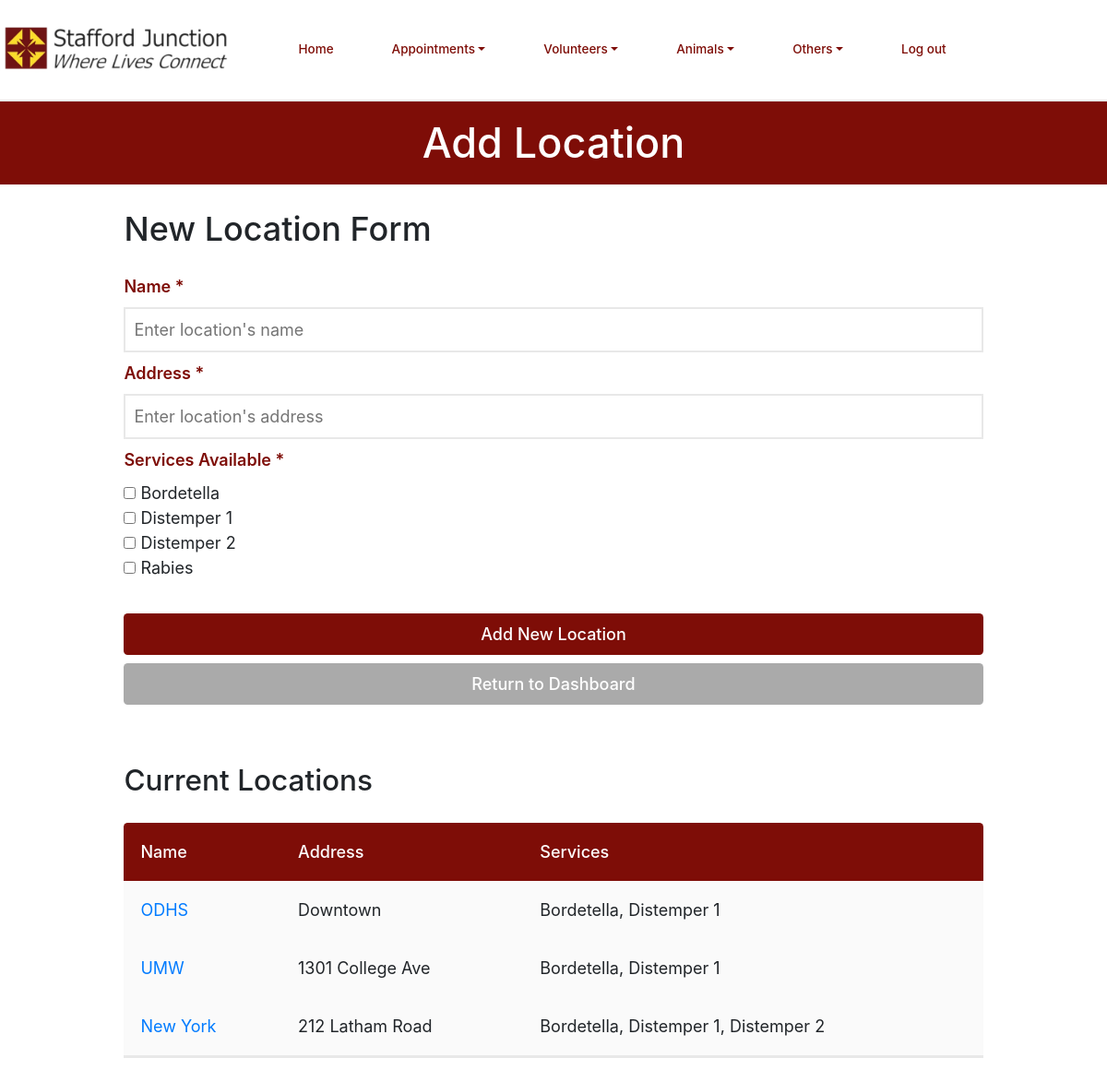
Before: /addLocation.php (signed in) with the older database file.
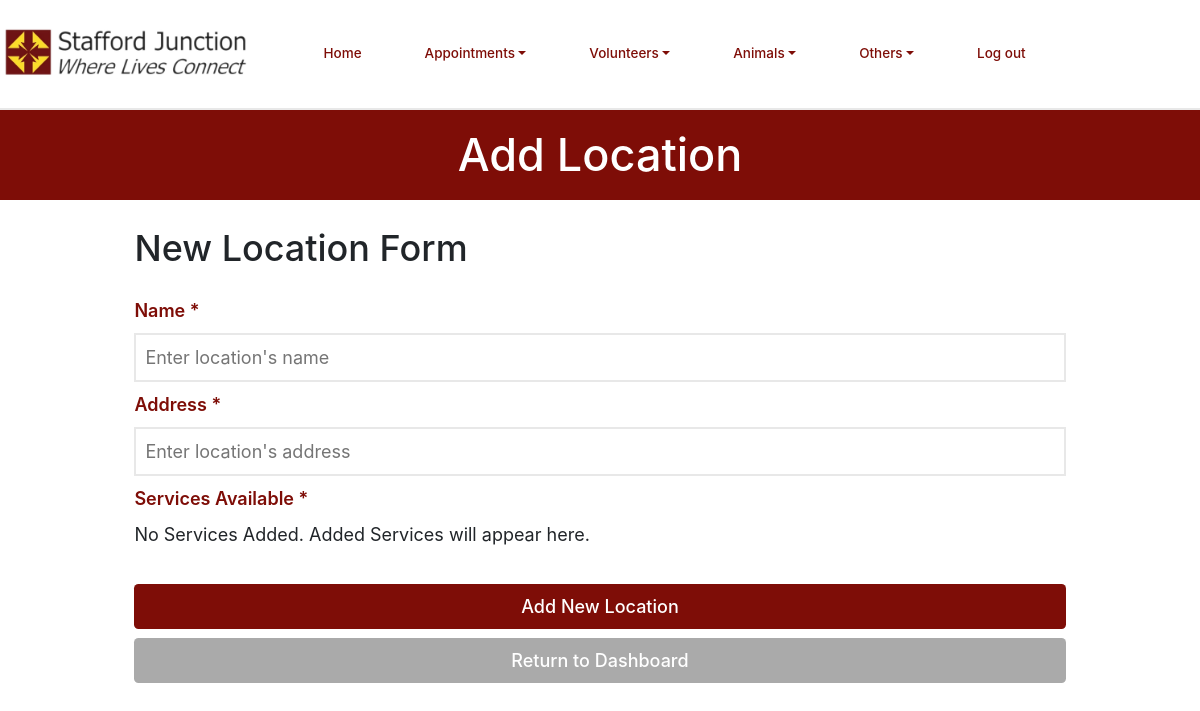
After: the same page with the newer database file.
### tables this page shows
CREATE TABLE `dbServices` (
  `id` int(11) NOT NULL,
  `name` varchar(256) NOT NULL,
  `type` varchar(256) NOT NULL,
  `duration_years` int(11) NOT NULL
);

CREATE TABLE `dbLocations` (
  `id` int(11) NOT NULL,
  `name` varchar(256) NOT NULL,
  `address` varchar(256) NOT NULL
);

CREATE TABLE `dbLocationsServices` (
  `locationID` int(11) NOT NULL,
  `serviceID` int(11) NOT NULL
);

### database/dbServices.php (called while the page is built, shortened)
<?php
function find_allServices() {
    $connection = connect();
    $query = "select * from dbServices";
    $result = mysqli_query($connection, $query);
    $service = mysqli_fetch_all($result, MYSQLI_ASSOC);
    if ($service) {
        return $service;
    }
    return null;
}
function find_services_for_location($locationID) {
    $connection = connect();
    $query = "select * from dbServices AS serv JOIN dbLocationsServices AS ls ON ls.serviceID = serv.id
              where ls.locationID='$locationID'";
    $result = mysqli_query($connection, $query);
    $services = mysqli_fetch_all($result, MYSQLI_ASSOC);
    return $services;
}
function find_allLocations() {
    $connection = connect();
    $query = "select * from dbLocations";
    $result = mysqli_query($connection, $query);
    $locations = mysqli_fetch_all($result, MYSQLI_ASSOC);
    if ($locations) {
        return $locations;
    }
    return null;
}
?>

### addLocation.php (the view, shortened to what this page needs)
<?php
function displaySearchRow($location){
    $services = find_services_for_location($location['id']);
    echo "
    <tr>
        <td><a href='viewLocation.php?id=".$location['id']."'>" . $location['name'] . "</a></td>
        <td>" . $location['address'] . "</td>";
    echo "<td>";
    $length = count($services);
    for ($i = 0; $i < $length; $i++) {
        echo $services[$i]['name'];
        if ($i < $length - 1) {
            echo ', ';
        }
    }
    echo "</td></tr>";
}
    $date = null;
?>
<!DOCTYPE html>
<html>
    <head>
        <?php require_once('universal.inc') ?>
    </head>
    <body>
        <?php require_once('header.php') ?>
        <h1>Add Location</h1>
        <main class="date">
            <h2>New Location Form</h2>
            <form id="new-service-form" method="post">
                <label for="name">Name *</label>
                <input type="text" id="name" name="name" required placeholder="Enter location's name">
                <label for="name">Address *</label>
                <input type="text" id="address" name="address" required placeholder="Enter location's address">
                <fieldset>
                    <label for="name">Services Available *</label>
                    <?php
                        echo '<ul>';
                        include_once('database/dbServices.php');
                        $all_services = find_allServices();
                        if(!$all_services) {
                            echo "No Services Added. Added Services will appear here.";
                        } else {
                            foreach($all_services as $service) {
                                echo '<li><input class="checkboxes" type="checkbox" name="services_available[]" value="' . $service['id'] . '" required/> ' . $service['name'] . '</li>';
                            }
                        }
                        echo '</ul>';
                    ?>
                </fieldset>
                <input type="submit" value="Add New Location">
            </form>
            <?php if ($date): ?>
                <a class="button cancel" href="calendar.php?month=<?php echo substr($date, 0, 7) ?>" style="margin-top: -.5rem">Return to Calendar</a>
            <?php else: ?>
                <a class="button cancel" href="index.php" style="margin-top: -.5rem">Return to Dashboard</a>
            <?php endif ?>
            <?php
                $locations = find_allLocations();
                if ($locations){
                    echo "<h3>Current Locations</h3>";
                    echo '
                    <div class="table-wrapper">
                        <table class="general">
                            <thead>
                                <tr>
                                    <th>Name</th>
                                    <th>Address</th>
                                    <th>Services</th>
                                </tr>
                            </thead>
                            <tbody class="standout">';
                    foreach ($locations as $location) {
                        displaySearchRow($location);
                    }
                    echo '
                            </tbody>
                        </table>
                    </div>';
                }
            ?>
        </main>
    </body>
</html>

### universal.inc (shortened to what this page needs)
<link rel="stylesheet" href="css/base.css" type="text/css" />

### header.php (shortened to what this page needs)
<head>
    <link rel="stylesheet" href="https://stackpath.bootstrapcdn.com/bootstrap/4.5.2/css/bootstrap.min.css">
</head>
<header>
    <?PHP
    if (!isset($_SESSION['logged_in'])) {
        echo '
        <nav>
            <span id="nav-top">
                <span class="logo">
                    <img src="images/staffordjunction.png">
                    <span id="vms-logo">  </span>
                </span>
                <img id="menu-toggle" src="images/menu.png">
            </span>
            <ul>
                <li><a href="login.php">Log in</a></li>
            </ul>
        </nav>';
    } else if ($_SESSION['logged_in']) {
        $path = strrev(substr(strrev($_SERVER['SCRIPT_NAME']), strpos(strrev($_SERVER['SCRIPT_NAME']), '/')));
        if ($_SESSION['venue'] =="") {
        	echo(' <a href="' . $path . 'personEdit.php?id=' . 'new' . '">Apply</a>');
        	echo(' | <a href="' . $path . 'logout.php">Logout</a><br>');
        }
        else {
            echo('<nav>');
            echo('<span id="nav-top"><span class="logo"><a class="navbar-brand" href="' . $path . 'index.php"><img src="images/staffordjunction.png"></a>');
            echo('<a class="navbar-brand" id="vms-logo"></a></span><img id="menu-toggle" src="images/menu.png"></span>');
            echo('<ul>');
            echo('<li><a class="nav-link active" aria-current="page" href="' . $path . 'index.php">Home</a></li>');
            echo('<li class="nav-item dropdown">');
            echo('<a class="nav-link dropdown-toggle" id="navbarDropdown" role="button" data-toggle="dropdown" aria-haspopup="true" aria-expanded="false">Appointments</a>');
            echo('</li>');
            echo('<li class="nav-item dropdown">');
	        echo('<a class="nav-link dropdown-toggle" id="navbarDropdown" role="button" data-toggle="dropdown" aria-haspopup="true" aria-expanded="false">Volunteers</a>');
            echo('</li>');
            echo('<li class="nav-item dropdown">');
            echo('<a class="nav-link dropdown-toggle" id="navbarDropdown" role="button" data-toggle="dropdown" aria-haspopup="true" aria-expanded="false">Animals</a>');
            echo('</li>');
            echo('<li class="nav-item dropdown">');
            echo('<a class="nav-link dropdown-toggle" id="navbarDropdown" role="button" data-toggle="dropdown" aria-haspopup="true" aria-expanded="false">Others</a>');
            echo('</li>');
	        echo('<li><a class="nav-link active" aria-current="page" href="' . $path . 'logout.php">Log out</a></li>');
            echo '</ul></nav>';
        }
    }
    ?>
</header>

### css/base.css (style rules this page uses)
html, body, header, main, footer, div, span, p, h1, h2, h3, h4, h5, h6, ul, ol, li, input, select, textarea, form, section, label, table, td, tr, th, form, fieldset, em, button, a { padding: 0; margin: 0; font-size: inherit; font-family: inherit; font-weight: inherit; text-decoration: none; font-style: normal; box-sizing: border-box; text-align: left; list-style-type: none; border-spacing: 0; }
:root { --page-background-color: #ffffff; --page-font-color: #7e0d07; --inactive-font-color: #d0d0d0; --inactive-background-color: #f0f0f0; --standout-background: #fafafa; --happy-toast-background-color: #7e0d07; --happy-toast-font-color: white; --info-toast-background-color: #7e0d07; --info-toast-font-color: white; --error-toast-background-color: #701a1a; --error-toast-font-color: white; --shadow-and-border-color: #e8e8e8; --main-color: #7e0d07; --accent-color: #fcdd2b; --secondary-accent-color: #ffffff; --calendar-event-color: #fcdd2b; --calendar-event-color-hover: var(--main-color); --calendar-today-border: 2px solid var(--secondary-accent-color); --button-font-color: white; --button-padding: 0.5rem 1.5rem; --button-border-radius: 0.25rem; --standard-border: 1px solid #000000; --light-border: 1px solid var(--shadow-and-border-color); --text-field-border: 2px solid #e8e8e8; --cancel-button-background-color: #aaa; --error-color: red; font-size: 18px; font-family: Montserrat; font-weight: 300; }
header { position: sticky; top: 0; left: 0; z-index: 10; }
body { background-color: var(--page-background-color); color: var(--page-font-color); font-family: Montserrat; }
nav { font-size: 2rem; display: flex; flex-direction: row; align-items: center; justify-content: center; padding-top: 1rem; padding-bottom: 1rem; font-weight: 300; }
header ul > li, header span { font-size: 0.75rem; list-style-type: none; }
nav { width: 100%; }
nav ul { display: inline-flex; flex-direction: row; gap: 1.5rem; }
nav img { height: 3rem; }
nav ul li a { color: var(--main-color); font-weight: 500; text-decoration: none; transition: color 0.3s; }
span.logo { display: inline-flex; flex-direction: row; align-items: center; margin-right: 1rem; }
nav { background-color: var(--page-background-color); border-bottom: 2px solid var(--shadow-and-border-color); max-width: 100vw; }
main:not(.login):not(.calendar-view):not(.dashboard) { padding: 1rem; }
input[type="text"], input[type="password"], input[type="date"], input[type="email"], input[type="number"], input[type="tel"], select, textarea, .pseudo-input, .pseudo-input-disabled { border: var(--text-field-border); border-radius: 0; padding: 0.5rem; width: 100%; background-color: var(--page-background-color); margin-bottom: 0.5rem; scroll-margin: 7.5rem; }
input[type="submit"], button, .button { color: var(--button-font-color); background-color: var(--main-color); padding: var(--button-padding); border: none; border-radius: var(--button-border-radius); font-weight: 500; width: 100%; transition: background-color 0.3s; cursor: pointer; text-align: center; }
label { color: var(--main-color); font-weight: 600; width: 100%; text-align: left; }
h1 { font-size: 1.5rem; font-weight: 500; margin-bottom: 2rem; background-color: var(--main-color); color: var(--page-background-color); width: 100%; text-align: center; padding: 1rem; }
h2 { font-size: 1.5rem; font-weight: 500; }
.button { display: inline-block; }
button.cancel, a.cancel { background-color: var(--cancel-button-background-color); }
main.date { gap: 1rem; margin-bottom: 4rem; }
@media only screen and (min-width: 1024px) { main.date { width: 100%; display: flex; flex-direction: column; align-items: center; } }
@media only screen and (min-width: 1024px) { main.date > * { width: 80%; } }
h3 { font-size: 1.25rem; font-weight: 400; }
h3:not(:first-of-type) { margin-top: 1rem; }
table.general { width: 100%; padding-bottom: 1rem; }
table.general th:first-of-type { border-top-left-radius: 0.25rem; }
table.general th:last-of-type { border-top-right-radius: 0.25rem; }
table.general th { background-color: var(--main-color); color: var(--button-font-color); font-weight: 500; }
table.general th, table.general td { padding: 1rem; white-space: nowrap; }
.standout { border-bottom: 3px solid var(--shadow-and-border-color); padding: 1rem; background-color: var(--standout-background); }

Changed rows visible on the page:
removed dbservices: name "Bordetella"
removed dbservices: name "Distemper 1"
removed dbservices: name "Distemper 2"
removed dbservices: name "Rabies"
removed dblocations: name "ODHS", address "Downtown"
removed dblocationsservices: serviceID.name "Bordetella", shown under "ODHS"
removed dblocationsservices: serviceID.name "Distemper 1", shown under "ODHS"
removed dblocations: name "UMW", address "1301 College Ave"
removed dblocationsservices: serviceID.name "Bordetella", shown under "UMW"
removed dblocationsservices: serviceID.name "Distemper 1", shown under "UMW"
removed dblocations: name "New York", address "212 Latham Road"
removed dblocationsservices: serviceID.name "Bordetella", shown under "New York"
removed dblocationsservices: serviceID.name "Distemper 1", shown under "New York"
removed dblocationsservices: serviceID.name "Distemper 2", shown under "New York"
Other visible differences:
text no longer shown: "Current Locations Name Address Services"
text now shown: "No Services Added. Added Services will appear here."
